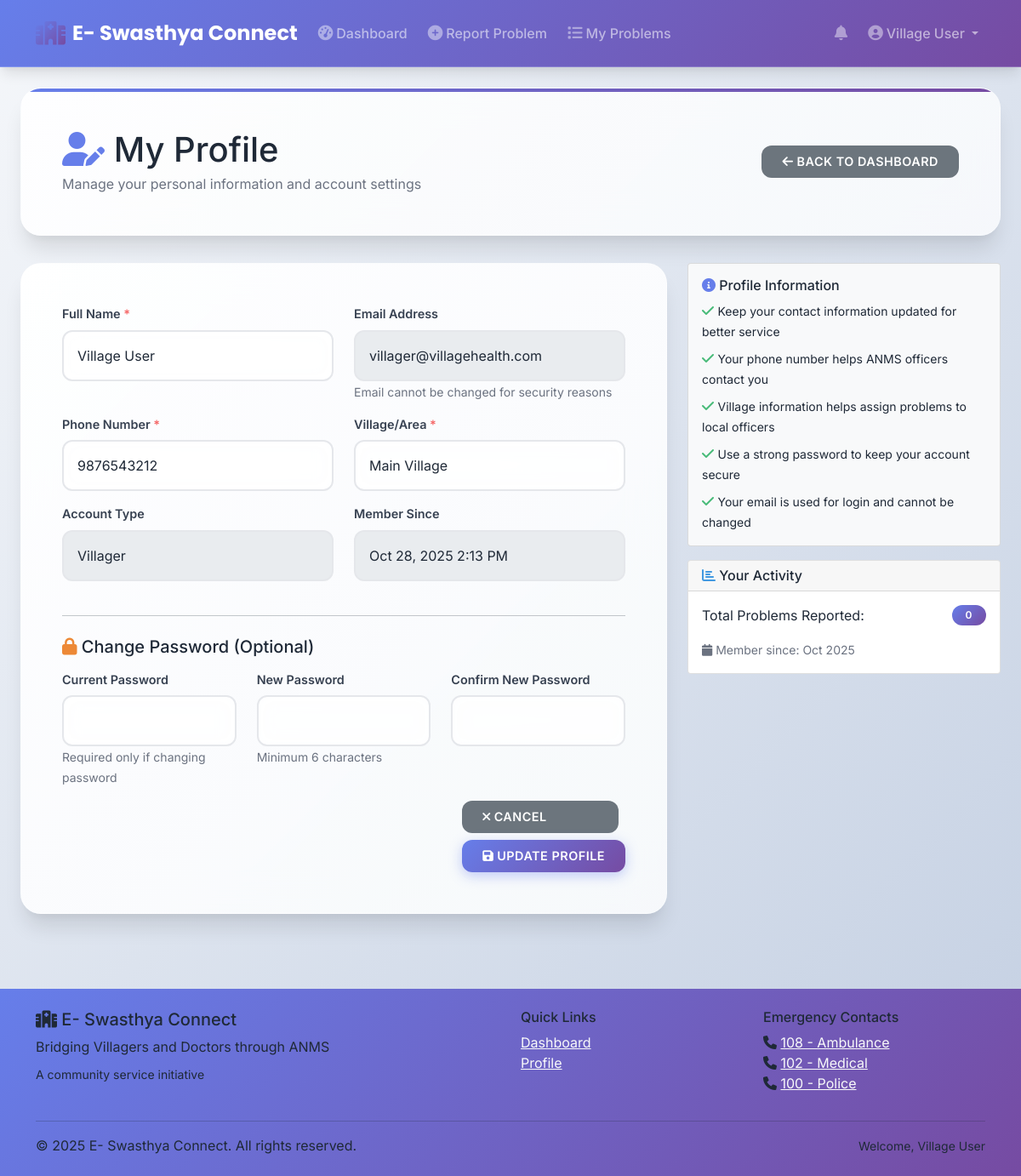
The app's page /villager/profile.php (signed in) with its own data.
### tables this page shows
CREATE TABLE users (
    id INT AUTO_INCREMENT PRIMARY KEY,
    name VARCHAR(255) NOT NULL,
    email VARCHAR(255) UNIQUE NOT NULL,
    password VARCHAR(255) NOT NULL,
    role ENUM('admin','villager','avms','doctor') NOT NULL,
    phone VARCHAR(20),
    village VARCHAR(100),
    status ENUM('active','inactive','pending') DEFAULT 'pending',
    registered_at TIMESTAMP DEFAULT CURRENT_TIMESTAMP,
    last_login TIMESTAMP NULL
);

### includes/config.php (called while the page is built, shortened)
<?php
function formatDate($date) {
    return date('M j, Y g:i A', strtotime($date));
}
?>

### villager/profile.php (the view, shortened to what this page needs)
<?php
require_once '../includes/config.php';
try {
    $pdo = getDBConnection();
    $stmt = $pdo->prepare("SELECT * FROM users WHERE id = ?");
    $stmt->execute([$_SESSION['user_id']]);
    $user = $stmt->fetch();
} catch (Exception $e) {
    error_log("Profile error: " . $e->getMessage());
    setMessage('error', 'System error occurred.');
    redirect(SITE_URL . '/villager/dashboard.php');
}
include '../includes/header.php';
?>
<div class="container-fluid">
    <div class="row">
        <div class="col-12">
            <div class="dashboard-header">
                <div class="d-flex justify-content-between align-items-center">
                    <div>
                        <h1 class="mb-1">
                            <i class="fas fa-user-edit text-primary"></i> My Profile
                        </h1>
                        <p class="text-muted mb-0">Manage your personal information and account settings</p>
                    </div>
                    <div>
                        <a href="dashboard.php" class="btn btn-secondary">
                            <i class="fas fa-arrow-left"></i> Back to Dashboard
                        </a>
                    </div>
                </div>
            </div>
        </div>
    </div>
    <div class="row">
        <div class="col-lg-8">
            <div class="form-container">
                <form method="POST" class="needs-validation" novalidate>
                    <div class="row">
                        <div class="col-md-6">
                            <div class="mb-3">
                                <label for="name" class="form-label">Full Name <span class="text-danger">*</span></label>
                                <input type="text" class="form-control" id="name" name="name"
                                       value="<?php echo htmlspecialchars($user['name']); ?>" required>
                            </div>
                        </div>
                        <div class="col-md-6">
                            <div class="mb-3">
                                <label for="email" class="form-label">Email Address</label>
                                <input type="email" class="form-control" id="email"
                                       value="<?php echo htmlspecialchars($user['email']); ?>" readonly>
                                <small class="text-muted">Email cannot be changed for security reasons</small>
                            </div>
                        </div>
                    </div>
                    <div class="row">
                        <div class="col-md-6">
                            <div class="mb-3">
                                <label for="phone" class="form-label">Phone Number <span class="text-danger">*</span></label>
                                <input type="tel" class="form-control" id="phone" name="phone"
                                       value="<?php echo htmlspecialchars($user['phone']); ?>" required>
                            </div>
                        </div>
                        <div class="col-md-6">
                            <div class="mb-3">
                                <label for="village" class="form-label">Village/Area <span class="text-danger">*</span></label>
                                <input type="text" class="form-control" id="village" name="village"
                                       value="<?php echo htmlspecialchars($user['village']); ?>" required>
                            </div>
                        </div>
                    </div>
                    <div class="row">
                        <div class="col-md-6">
                            <div class="mb-3">
                                <label for="role" class="form-label">Account Type</label>
                                <input type="text" class="form-control" value="<?php echo ucfirst($user['role']); ?>" readonly>
                            </div>
                        </div>
                        <div class="col-md-6">
                            <div class="mb-3">
                                <label for="registered" class="form-label">Member Since</label>
                                <input type="text" class="form-control" value="<?php echo formatDate($user['registered_at']); ?>" readonly>
                            </div>
                        </div>
                    </div>
                    <hr class="my-4">
                    <h5 class="mb-3">
                        <i class="fas fa-lock text-warning"></i> Change Password (Optional)
                    </h5>
                    <div class="row">
                        <div class="col-md-4">
                            <div class="mb-3">
                                <label for="current_password" class="form-label">Current Password</label>
                                <input type="password" class="form-control" id="current_password" name="current_password">
                                <small class="text-muted">Required only if changing password</small>
                            </div>
                        </div>
                        <div class="col-md-4">
                            <div class="mb-3">
                                <label for="new_password" class="form-label">New Password</label>
                                <input type="password" class="form-control" id="new_password" name="new_password" minlength="6">
                                <small class="text-muted">Minimum 6 characters</small>
                            </div>
                        </div>
                        <div class="col-md-4">
                            <div class="mb-3">
                                <label for="confirm_password" class="form-label">Confirm New Password</label>
                                <input type="password" class="form-control" id="confirm_password" name="confirm_password">
                            </div>
                        </div>
                    </div>
                    <div class="d-grid gap-2 d-md-flex justify-content-md-end">
                        <a href="dashboard.php" class="btn btn-secondary me-md-2">
                            <i class="fas fa-times"></i> Cancel
                        </a>
                        <button type="submit" class="btn btn-primary">
                            <i class="fas fa-save"></i> Update Profile
                        </button>
                    </div>
                </form>
            </div>
        </div>
        <div class="col-lg-4">
            <div class="card bg-light">
                <div class="card-body">
                    <h6 class="card-title">
                        <i class="fas fa-info-circle text-primary"></i> Profile Information
                    </h6>
                    <ul class="list-unstyled mb-0">
                        <li class="mb-2">
                            <i class="fas fa-check text-success"></i>
                            <small>Keep your contact information updated for better service</small>
                        </li>
                        <li class="mb-2">
                            <i class="fas fa-check text-success"></i>
                            <small>Your phone number helps ANMS officers contact you</small>
                        </li>
                        <li class="mb-2">
                            <i class="fas fa-check text-success"></i>
                            <small>Village information helps assign problems to local officers</small>
                        </li>
                        <li class="mb-2">
                            <i class="fas fa-check text-success"></i>
                            <small>Use a strong password to keep your account secure</small>
                        </li>
                        <li>
                            <i class="fas fa-check text-success"></i>
                            <small>Your email is used for login and cannot be changed</small>
                        </li>
                    </ul>
                </div>
            </div>
            <div class="card mt-3">
                <div class="card-header">
                    <h6 class="mb-0">
                        <i class="fas fa-chart-bar text-info"></i> Your Activity
                    </h6>
                </div>
                <div class="card-body">
                    <?php
                    try {
                        $total_problems = 0;
                    } catch (Exception $e) {
                        $problem_stats = [];
                        $total_problems = 0;
                    }
                    ?>
                    <div class="mb-2">
                        <div class="d-flex justify-content-between">
                            <span>Total Problems Reported:</span>
                            <span class="badge bg-primary"><?php echo $total_problems; ?></span>
                        </div>
                    </div>
                    <div class="mt-3">
                        <small class="text-muted">
                            <i class="fas fa-calendar"></i> Member since: <?php echo date('M Y', strtotime($user['registered_at'])); ?>
                        </small>
                    </div>
                </div>
            </div>
        </div>
    </div>
</div>
<?php include '../includes/footer.php'; ?>

### records on screen
users: name "Village User", email "villager@villagehealth.com", phone "9876543212", village "Main Village", role "Villager", registered_at "Oct 28, 2025 2:13 PM", registered_at "Oct 2025"

### other values on screen
$_SESSION['user_name'] "Village User"
$total_problems "0"
